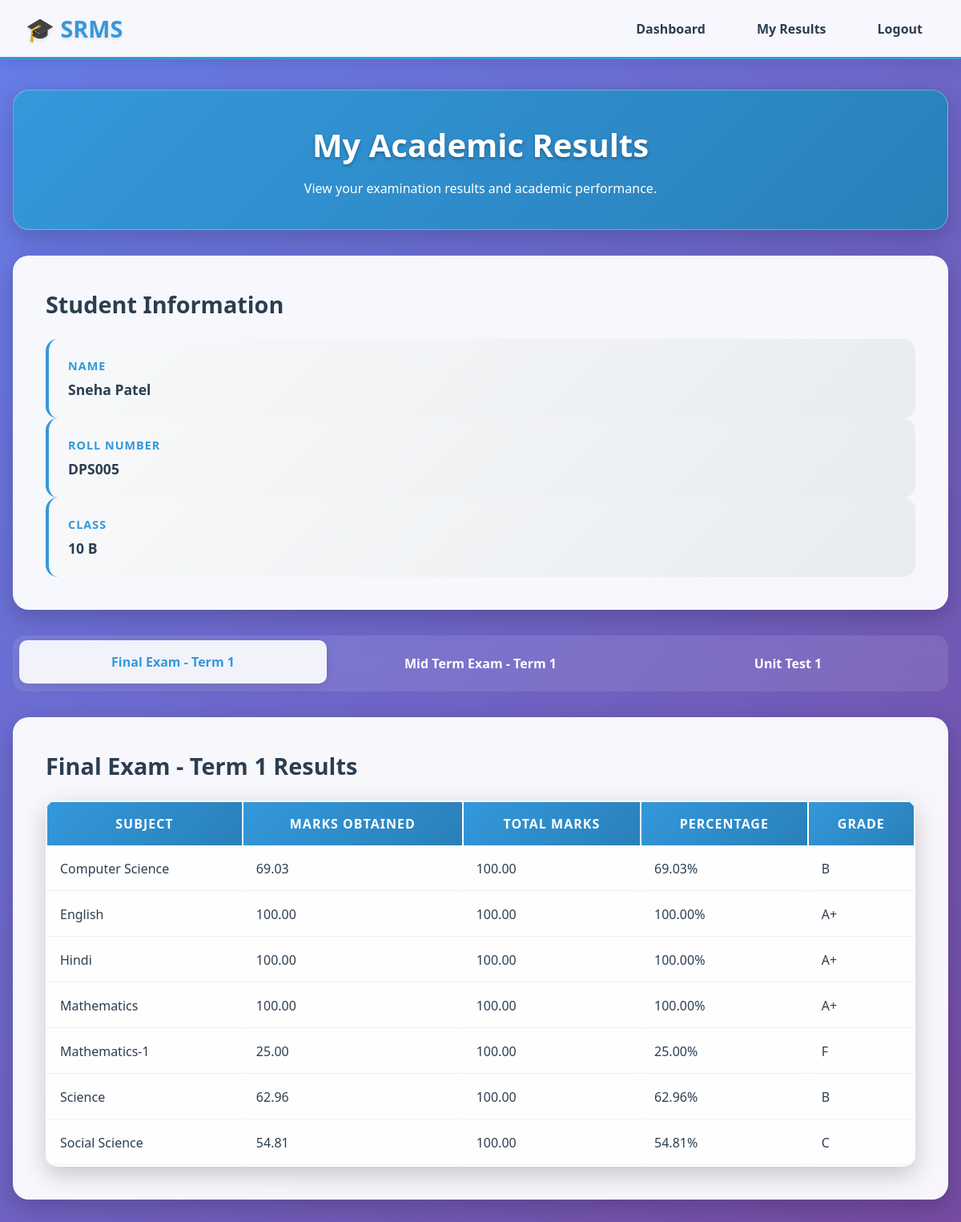
Screenshot of /student_results.php (signed in) with the database file from the repository.
### tables this page shows
CREATE TABLE `student` (
  `student_id` int(11) NOT NULL AUTO_INCREMENT,
  `roll_number` varchar(50) NOT NULL,
  `user_id` int(11) NOT NULL,
  `class_id` int(11) NOT NULL,
  `school_id` int(11) NOT NULL,
  PRIMARY KEY (`student_id`),
  UNIQUE KEY `user_id` (`user_id`),
  UNIQUE KEY `roll_number` (`roll_number`,`class_id`,`school_id`),
  KEY `class_id` (`class_id`),
  KEY `school_id` (`school_id`),
  CONSTRAINT `student_ibfk_1` FOREIGN KEY (`user_id`) REFERENCES `user` (`user_id`),
  CONSTRAINT `student_ibfk_2` FOREIGN KEY (`class_id`) REFERENCES `class` (`class_id`),
  CONSTRAINT `student_ibfk_3` FOREIGN KEY (`school_id`) REFERENCES `school` (`school_id`)
);

CREATE TABLE `class` (
  `class_id` int(11) NOT NULL AUTO_INCREMENT,
  `class_name` varchar(10) NOT NULL,
  `division` varchar(10) NOT NULL,
  `school_id` int(11) NOT NULL,
  PRIMARY KEY (`class_id`),
  UNIQUE KEY `class_name` (`class_name`,`division`,`school_id`),
  KEY `school_id` (`school_id`),
  CONSTRAINT `class_ibfk_1` FOREIGN KEY (`school_id`) REFERENCES `school` (`school_id`)
);

CREATE TABLE `examresult` (
  `exam_result_id` int(11) NOT NULL AUTO_INCREMENT,
  `student_id` int(11) NOT NULL,
  `exam_id` int(11) NOT NULL,
  `subject_id` int(11) NOT NULL,
  `marks_obtained` decimal(5,2) DEFAULT 0.00,
  `total_marks` decimal(5,2) NOT NULL,
  `recorded_at` timestamp NOT NULL DEFAULT current_timestamp(),
  `updated_at` timestamp NOT NULL DEFAULT current_timestamp() ON UPDATE current_timestamp(),
  PRIMARY KEY (`exam_result_id`),
  UNIQUE KEY `unique_exam_result` (`student_id`,`exam_id`,`subject_id`),
  KEY `exam_id` (`exam_id`),
  KEY `subject_id` (`subject_id`),
  CONSTRAINT `examresult_ibfk_1` FOREIGN KEY (`student_id`) REFERENCES `student` (`student_id`) ON DELETE CASCADE,
  CONSTRAINT `examresult_ibfk_2` FOREIGN KEY (`exam_id`) REFERENCES `exam` (`exam_id`) ON DELETE CASCADE,
  CONSTRAINT `examresult_ibfk_3` FOREIGN KEY (`subject_id`) REFERENCES `subject` (`subject_id`) ON DELETE CASCADE
);

CREATE TABLE `subject` (
  `subject_id` int(11) NOT NULL AUTO_INCREMENT,
  `subject_name` varchar(255) NOT NULL,
  `school_id` int(11) NOT NULL,
  PRIMARY KEY (`subject_id`),
  UNIQUE KEY `subject_name` (`subject_name`,`school_id`),
  KEY `school_id` (`school_id`),
  CONSTRAINT `subject_ibfk_1` FOREIGN KEY (`school_id`) REFERENCES `school` (`school_id`)
);

### student_results.php (the view, shortened to what this page needs)
<?php
require_once 'db_connect.php';
$user_id = $_SESSION['user_id'];
$studentQuery = "SELECT s.*, c.class_name, c.division FROM Student s JOIN Class c ON s.class_id = c.class_id WHERE s.user_id = ?";
$stmt = $conn->prepare($studentQuery);
$stmt->bind_param("i", $user_id);
$stmt->execute();
$studentResult = $stmt->get_result();
$studentInfo = $studentResult->fetch_assoc();
$student_id = $studentInfo['student_id'];
$resultsQuery = "SELECT er.*, s.subject_name, e.exam_name,
                 ROUND((er.marks_obtained/er.total_marks)*100, 2) as percentage
                 FROM ExamResult er
                 JOIN Subject s ON er.subject_id = s.subject_id
                 JOIN Exam e ON er.exam_id = e.exam_id
                 WHERE er.student_id = ?
                 ORDER BY e.exam_name, s.subject_name";
$stmt = $conn->prepare($resultsQuery);
$stmt->bind_param("i", $student_id);
$stmt->execute();
$resultsResult = $stmt->get_result();
$examResults = [];
while ($result = $resultsResult->fetch_assoc()) {
    $examResults[$result['exam_name']][] = $result;
}
$username = $_SESSION['fullname'];
?>
<!DOCTYPE html>
<html lang="en">
<head>
    <link rel="stylesheet" href="assets/css/iris-design-system.css">
</head>
<body>
    <nav class="navbar">
        <div class="logo">🎓 SRMS</div>
        <ul class="nav-links">
            <li><a href="sdashboard.php">Dashboard</a></li>
            <li><a href="student_results.php">My Results</a></li>
            <li><a href="logout.php">Logout</a></li>
        </ul>
    </nav>
    <div class="container">
        <div class="welcome-banner">
            <h1>My Academic Results</h1>
            <p>View your examination results and academic performance.</p>
        </div>
        <div class="card">
            <h2>Student Information</h2>
            <div class="info-item">
                <div class="info-label">Name</div>
                <div class="info-value"><?= htmlspecialchars($username) ?></div>
            </div>
            <div class="info-item">
                <div class="info-label">Roll Number</div>
                <div class="info-value"><?= htmlspecialchars($studentInfo['roll_number']) ?></div>
            </div>
            <div class="info-item">
                <div class="info-label">Class</div>
                <div class="info-value"><?= htmlspecialchars($studentInfo['class_name'] . ' ' . $studentInfo['division']) ?></div>
            </div>
        </div>
        <?php if (!empty($examResults)): ?>
            <div class="tabs">
                <?php $first = true; foreach ($examResults as $examName => $results): ?>
                    <div class="tab <?= $first ? 'active' : '' ?>" onclick="showSection('<?= str_replace(' ', '', $examName) ?>')"><?= htmlspecialchars($examName) ?></div>
                    <?php $first = false; endforeach; ?>
            </div>
            <?php $first = true; foreach ($examResults as $examName => $results): ?>
                <div id="<?= str_replace(' ', '', $examName) ?>Section" class="section <?= $first ? 'active' : '' ?>">
                    <div class="card">
                        <h2><?= htmlspecialchars($examName) ?> Results</h2>
                        <table class="table">
                            <thead>
                                <tr>
                                    <th>Subject</th>
                                    <th>Marks Obtained</th>
                                    <th>Total Marks</th>
                                    <th>Percentage</th>
                                    <th>Grade</th>
                                </tr>
                            </thead>
                            <tbody>
                                <?php foreach ($results as $result): ?>
                                    <tr>
                                        <td><?= htmlspecialchars($result['subject_name']) ?></td>
                                        <td><?= $result['marks_obtained'] ?></td>
                                        <td><?= $result['total_marks'] ?></td>
                                        <td><?= $result['percentage'] ?>%</td>
                                        <td>
                                            <?php
                                            $percentage = $result['percentage'];
                                            if ($percentage >= 90) echo 'A+';
                                            elseif ($percentage >= 80) echo 'A';
                                            elseif ($percentage >= 70) echo 'B+';
                                            elseif ($percentage >= 60) echo 'B';
                                            elseif ($percentage >= 50) echo 'C';
                                            elseif ($percentage >= 40) echo 'D';
                                            else echo 'F';
                                            ?>
                                        </td>
                                    </tr>
                                <?php endforeach; ?>
                            </tbody>
                        </table>
                    </div>
                </div>
                <?php $first = false; endforeach; ?>
        <?php else: ?>
            <div class="card">
                <p>No exam results available.</p>
            </div>
        <?php endif; ?>
    </div>
</body>
</html>

### assets/css/iris-design-system.css (style rules this page uses)
* { margin: 0; padding: 0; box-sizing: border-box; }
body { font-family: 'Segoe UI', Tahoma, Geneva, Verdana, sans-serif; background: linear-gradient(135deg, #667eea 0%, #764ba2 100%); color: #2c3e50; min-height: 100vh; padding-top: 80px; }
.navbar { position: fixed; width: 100%; top: 0; background: rgba(255,255,255,0.95); backdrop-filter: blur(10px); display: flex; justify-content: space-between; align-items: center; padding: 1rem 2rem; box-shadow: 0 4px 20px rgba(0,0,0,0.1); z-index: 1000; border-bottom: 3px solid #3498db; }
.logo { font-weight: 700; font-size: 1.8rem; color: #3498db; text-shadow: 0 2px 4px rgba(0,0,0,0.1); }
.nav-links { display: flex; gap: 2rem; list-style: none; }
.nav-links a { text-decoration: none; color: #2c3e50; font-weight: 600; transition: all 0.3s ease; padding: 0.5rem 1rem; border-radius: 25px; }
.container { max-width: 1400px; margin: 2rem auto; padding: 0 1rem; }
h1 { margin-bottom: 2rem; color: #fff; font-size: 2.5rem; text-align: center; text-shadow: 0 2px 4px rgba(0,0,0,0.3); }
h2 { color: #2c3e50; margin-bottom: 1.5rem; font-size: 1.8rem; font-weight: 700; }
.tabs { display: flex; margin-bottom: 2rem; background: rgba(255,255,255,0.1); border-radius: 15px; padding: 0.5rem; backdrop-filter: blur(10px); }
.tab { padding: 1rem 2rem; background: transparent; border: none; cursor: pointer; transition: all 0.3s ease; color: #fff; font-weight: 600; border-radius: 10px; flex: 1; text-align: center; }
.tab.active { background: rgba(255,255,255,0.9); color: #3498db; box-shadow: 0 4px 15px rgba(0,0,0,0.1); transform: translateY(-2px); }
.section { display: none; }
.section.active { display: block; }
.card, .add-form { background: rgba(255,255,255,0.95); border-radius: 20px; padding: 2.5rem; box-shadow: 0 10px 30px rgba(0,0,0,0.2); margin-bottom: 2rem; backdrop-filter: blur(10px); border: 1px solid rgba(255,255,255,0.3); }
.info-item { padding: 1.5rem; background: linear-gradient(135deg, #f8f9fa, #e9ecef); border-radius: 15px; border-left: 4px solid #3498db; transition: all 0.3s ease; }
.info-label { font-weight: 700; color: #3498db; margin-bottom: 0.5rem; font-size: 0.9rem; text-transform: uppercase; letter-spacing: 1px; }
.info-value { color: #2c3e50; font-weight: 600; font-size: 1.1rem; }
.table { width: 100%; background: rgba(255,255,255,0.95); border-radius: 15px; overflow: hidden; box-shadow: 0 10px 30px rgba(0,0,0,0.2); }
.table th { background: linear-gradient(135deg, #3498db, #2980b9); color: white; padding: 1rem; font-weight: 700; text-transform: uppercase; letter-spacing: 1px; }
.table td { padding: 1rem; border-bottom: 1px solid #ecf0f1; }
.welcome-banner { background: linear-gradient(135deg, #3498db, #2980b9); color: white; padding: 2.5rem; border-radius: 20px; margin-bottom: 2rem; box-shadow: 0 10px 30px rgba(0,0,0,0.2); backdrop-filter: blur(10px); border: 1px solid rgba(255,255,255,0.3); text-align: center; }
.welcome-banner h1 { font-size: 2.5rem; margin-bottom: 1rem; text-shadow: 0 2px 4px rgba(0,0,0,0.3); }

### rows the page displays
student: roll_number "DPS005", class.division "10 B"
examresult: subject.subject_name "Computer Science", marks_obtained "69.03", total_marks "100.00", percentage "69.03", shows "B"
examresult: subject.subject_name "English", marks_obtained "100.00", total_marks "100.00", percentage "100.00", shows "A+"
examresult: subject.subject_name "Hindi", marks_obtained "100.00", total_marks "100.00", percentage "100.00", shows "A+"
examresult: subject.subject_name "Mathematics", marks_obtained "100.00", total_marks "100.00", percentage "100.00", shows "A+"
examresult: subject.subject_name "Mathematics-1", marks_obtained "25.00", total_marks "100.00", percentage "25.00", shows "F"
examresult: subject.subject_name "Science", marks_obtained "62.96", total_marks "100.00", percentage "62.96", shows "B"
examresult: subject.subject_name "Social Science", marks_obtained "54.81", total_marks "100.00", percentage "54.81", shows "C"

### other values shown
$username "Sneha Patel"
$examName "Final Exam - Term 1"
$examName "Mid Term Exam - Term 1"
$examName "Unit Test 1"
